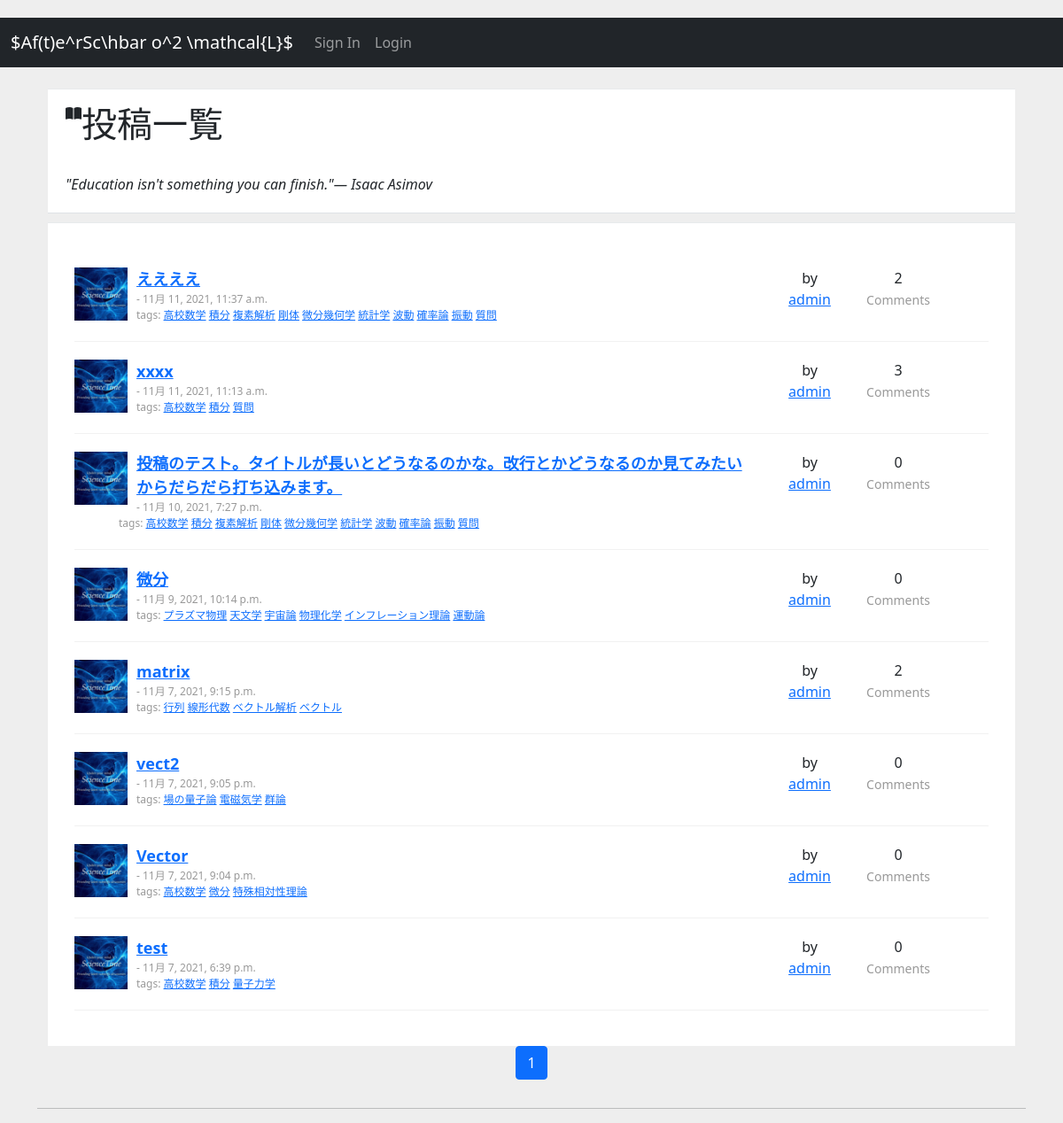
The page / on the database its author committed.
### theblog/models.py (models this page shows, shortened)
class Post(models.Model):
    title = models.CharField(max_length=255, verbose_name='タイトル')
    header_image = models.ImageField(null=True, blank=True, upload_to="images/post/", verbose_name='画像')
    author = models.ForeignKey(User, on_delete=models.CASCADE)
    body = models.TextField(default='' , verbose_name='内容')
    post_date = models.DateTimeField(auto_now_add=True)
    category = models.CharField(max_length=255, default='uncategorized')
    likes = models.ManyToManyField(User, related_name='blog_posts')
    solved = models.BooleanField(default=False)
    tags = TaggableManager(verbose_name='タグ')

class Profile(models.Model):
    user = models.OneToOneField(User, null=True, on_delete=models.CASCADE)
    bio = models.TextField()
    profile_pic = models.ImageField(null=True, blank=True, upload_to="images/profile/")
    website_url = models.CharField(max_length=255, null=True, blank = True)
    facebook_url = models.CharField(max_length=255, null=True, blank = True)
    twitter_url = models.CharField(max_length=255, null=True, blank = True)
    instagram_url = models.CharField(max_length=255, null=True, blank = True)

### theblog/views.py (the view)
# urls.py: path('', HomeView.as_view(), name="home"),
class HomeView(ListView):
    model = Post
    template_name = 'home.html'
    ordering = ['-post_date']
    paginate_by = 10

### theblog/templates/home.html (shortened to what this page needs)
{% extends 'base.html' %}
{% load static %}
{% block content %}
<link href="https://maxcdn.bootstrapcdn.com/font-awesome/4.3.0/css/font-awesome.min.css" rel="stylesheet">
<div class="container">
<div class="row">
    <div class="col-lg-12">
        <div class="wrapper wrapper-content animated fadeInRight">
            <div class="ibox-content m-b-sm border-bottom">
                <div class="p-xs">
                    <div class="pull-left m-r-md">
                        <i class="fas fa-book-open"></i>
                    </div>
                        <h1>投稿一覧</h1>
                        <br>
                        <i> "Education isn't something you can finish."— Isaac Asimov  </i>
                </div>
            </div>
            <div class="ibox-content forum-container">
{% for post in object_list %}
               <div class="forum-item active">
                    <div class="row">
                        <div class="col-md-9">
                            <div class="forum-icon">
                                  {% if post.author.profile.profile_pic %}
          <img src="{{ post.author.profile.profile_pic.url }}" alt="..." width=60 height=60>
       {% else %}
          <img src="{% static 'theblog/images/default-profile.jpg' %}" alt="..." width=60 height=60>
       {% endif %}
                            </div>
                            <div class="forum-post-title"><a href="{% url 'article-detail' post.pk %}">{{ post.title }}</a></div>
                            <div class="forum-sub-title"> - {{ post.post_date}}
                              <br/>
                              tags:
                                 {% for tag in post.tags.all %}
                                 {% if tag.slug  %}
                                    <a href="{% url 'posts_by_tag' tag.slug %}">{{ tag.name }}</a>
                                 {% else  %}
                                    {{ tag.name }}
                                 {% endif %}
                                 {% endfor %}
                            </div>
                        </div>
                        <div class="col-md-1 forum-info">
                            <span class="">
                               <div>by</div>
                                   {% if post.author.profile.id %}
                                   <a href="{% url 'show_profile_page' post.author.profile.id %}">{{ post.author }}</a>
                                   {% else %}
                                      {{ post.author }}
                                   {% endif %}
                            </span>
                        </div>
                        <div class="col-md-1 forum-info">
                            <span class="">
                                {{ post.comments.count }}
                            </span>
                            <div>
                                <small>Comments</small>
                            </div>
                        </div>
                    </div>
                </div>
{% endfor %}
            </div>
        </div>
    </div>
</div>
</div>
<div class="d-flex justify-content-center">
    <ul class="pagination">
      {% for num in page_obj.paginator.page_range %}
      {% if page_obj.number == num %}
      <li class="page-item active"><a class="page-link" href="#!">{{ num }}</a></li>
      {% else %}
      <li class="page-item"><a class="page-link" href="?page={{ num }}">{{ num }}</a></li>
      {% endif %}
      {% endfor %}
    </ul>
{% endblock %}

### theblog/templates/base.html (shortened to what this page needs)
{% load static %}
<!doctype html>
<html lang="ja">
  <head>
    <link href="https://cdn.jsdelivr.net/npm/bootstrap@5.0.0-beta1/dist/css/bootstrap.min.css" rel="stylesheet">
    <link rel="stylesheet" type="text/css" href="{% static 'theblog/css/style.css' %}">
    <link rel="stylesheet" type="text/css" href="{% static 'theblog/css/help_keyboard.css' %}">
  </head>
  <body>
  <nav class="navbar navbar-expand-lg navbar-dark bg-dark">
  <div class="container-fluid">
    <a class="navbar-brand" href="{% url 'home' %}">
        $Af(t)e^rSc\hbar o^2 \mathcal{L}$
    </a>
    <div class="collapse navbar-collapse" id="navbarSupportedContent">
      <ul class="navbar-nav me-auto mb-2 mb-lg-0">
        {% if user.is_authenticated %}
          <li class="nav-item">
           <a class="nav-link" href="{% url 'add_post' %}">新規投稿</a>
          </li>
          <!--<li class="nav-item">
           <a class="nav-link" href="{% url 'add_category' %}">カテゴリ追加</a>
          </li>-->
        {% else %}
         <li class="nav-item">
          <a class="nav-link" href="{% url 'register' %}">Sign In</a>
        </li>
        <li class="nav-item">
          <a class="nav-link" href="{% url 'login' %}">Login</a>
        </li>
        {% endif %}
      </ul>
    </div>
  </div>
</nav>
  <br/>
    <div class="container">
    {% block content %}
    {% endblock %}
    </div>
  <footer>
    <hr>
  </footer>
  </body>
</html>

### static/theblog/css/style.css (style rules this page uses)
body { margin-top:20px; background:#eee; }
.forum-item { margin: 10px 0; padding: 10px 0 20px; border-bottom: 1px solid #f1f1f1; }
.forum-container, .forum-post-container { padding: 30px !important; }
.forum-item small { color: #999; }
.forum-item .forum-post-title { color: #000000; font-weight: bold; margin-left: 50px; font-size: 18px; }
.forum-item .forum-sub-title { color: #999; margin-left: 50px; font-size: 12px; }
.forum-info { text-align: center; font-size: 16px; width: 100px; }
.forum-icon { float: left; width: 50px; margin-right: 20px; text-align: center; }
.ibox-content { background-color: #ffffff; color: inherit; padding: 15px 20px 20px 20px; border-color: #e7eaec; border-image: none; border-style: solid solid none; border-width: 1px 0; }
.m-b-sm { margin-bottom: 10px; }
* { margin: 0; padding: 0; }

### static/theblog/css/help_keyboard.css (style rules this page uses)
* { margin: 0; padding: 0; }

### rows shown on the page
Post: author.profile.profile_pic (picture), title "ええええ", post_date "11月 11, 2021, 11:37 a.m.", author "admin", comments.count "2"
Tag: name "高校数学"
Tag: name "積分"
Tag: name "複素解析"
Tag: name "剛体"
Tag: name "微分幾何学"
Tag: name "統計学"
Tag: name "波動"
Tag: name "確率論"
Tag: name "振動"
Tag: name "質問"
Post: author.profile.profile_pic (picture), title "xxxx", post_date "11月 11, 2021, 11:13 a.m.", author "admin", comments.count "3"
Post: author.profile.profile_pic (picture), title "投稿のテスト。タイトルが長いとどうなるのかな。改行とかどうなるのか見てみたいからだらだら打ち込みます。", post_date "11月 10, 2021, 7:27 p.m.", author "admin", comments.count "0"
Post: author.profile.profile_pic (picture), title "微分", post_date "11月 9, 2021, 10:14 p.m.", author "admin", comments.count "0"
Tag: name "プラズマ物理"
Tag: name "天文学"
Tag: name "宇宙論"
Tag: name "物理化学"
Tag: name "インフレーション理論"
Tag: name "運動論"
Post: author.profile.profile_pic (picture), title "matrix", post_date "11月 7, 2021, 9:15 p.m.", author "admin", comments.count "2"
Tag: name "行列"
Tag: name "線形代数"
Tag: name "ベクトル解析"
Tag: name "ベクトル"
Post: author.profile.profile_pic (picture), title "vect2", post_date "11月 7, 2021, 9:05 p.m.", author "admin", comments.count "0"
Tag: name "場の量子論"
Tag: name "電磁気学"
Tag: name "群論"
Post: author.profile.profile_pic (picture), title "Vector", post_date "11月 7, 2021, 9:04 p.m.", author "admin", comments.count "0"
Tag: name "微分"
Tag: name "特殊相対性理論"
Post: author.profile.profile_pic (picture), title "test", post_date "11月 7, 2021, 6:39 p.m.", author "admin", comments.count "0"
Tag: name "量子力学"

### other values the page prints
{{ num }} "1"
